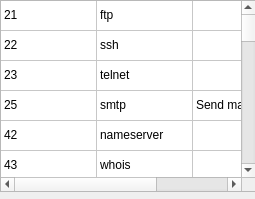
<?xml version="1.0" encoding="UTF-8"?>
<ui version="4.0">
 <class>TCPPortList</class>
 <widget class="QWidget" name="TCPPortList">
  <property name="geometry">
   <rect>
    <x>0</x>
    <y>0</y>
    <width>255</width>
    <height>199</height>
   </rect>
  </property>
  <property name="windowTitle">
   <string>Standard TCP Ports</string>
  </property>
  <widget class="QTableWidget" name="uiTCPPortList">
   <property name="geometry">
    <rect>
     <x>0</x>
     <y>0</y>
     <width>256</width>
     <height>192</height>
    </rect>
   </property>
   <property name="rowCount">
    <number>35</number>
   </property>
   <property name="columnCount">
    <number>3</number>
   </property>
   <attribute name="horizontalHeaderVisible">
    <bool>false</bool>
   </attribute>
   <attribute name="horizontalHeaderDefaultSectionSize">
    <number>96</number>
   </attribute>
   <attribute name="horizontalHeaderHighlightSections">
    <bool>true</bool>
   </attribute>
   <attribute name="verticalHeaderVisible">
    <bool>false</bool>
   </attribute>
   <attribute name="verticalHeaderDefaultSectionSize">
    <number>30</number>
   </attribute>
   <attribute name="verticalHeaderHighlightSections">
    <bool>true</bool>
   </attribute>
   <row/>
   <row/>
   <row/>
   <row/>
   <row/>
   <row/>
   <row/>
   <row/>
   <row/>
   <row/>
   <row/>
   <row/>
   <row/>
   <row/>
   <row/>
   <row/>
   <row/>
   <row/>
   <row/>
   <row/>
   <row/>
   <row/>
   <row/>
   <row/>
   <row/>
   <row/>
   <row/>
   <row/>
   <row/>
   <row/>
   <row/>
   <row/>
   <row/>
   <row/>
   <row/>
   <column/>
   <column/>
   <column/>
   <item row="0" column="0">
    <property name="text">
     <string>21</string>
    </property>
   </item>
   <item row="0" column="1">
    <property name="text">
     <string>ftp</string>
    </property>
   </item>
   <item row="1" column="0">
    <property name="text">
     <string>22</string>
    </property>
   </item>
   <item row="1" column="1">
    <property name="text">
     <string>ssh</string>
    </property>
   </item>
   <item row="2" column="0">
    <property name="text">
     <string>23</string>
    </property>
   </item>
   <item row="2" column="1">
    <property name="text">
     <string>telnet</string>
    </property>
   </item>
   <item row="3" column="0">
    <property name="text">
     <string>25</string>
    </property>
   </item>
   <item row="3" column="1">
    <property name="text">
     <string>smtp</string>
    </property>
   </item>
   <item row="3" column="2">
    <property name="text">
     <string>Send mails</string>
    </property>
   </item>
   <item row="4" column="0">
    <property name="text">
     <string>42</string>
    </property>
   </item>
   <item row="4" column="1">
    <property name="text">
     <string>nameserver</string>
    </property>
   </item>
   <item row="5" column="0">
    <property name="text">
     <string>43</string>
    </property>
   </item>
   <item row="5" column="1">
    <property name="text">
     <string>whois</string>
    </property>
   </item>
   <item row="6" column="0">
    <property name="text">
     <string>53</string>
    </property>
   </item>
   <item row="6" column="1">
    <property name="text">
     <string>dns-zone</string>
    </property>
   </item>
   <item row="7" column="0">
    <property name="text">
     <string>63</string>
    </property>
   </item>
   <item row="7" column="1">
    <property name="text">
     <string>whois++</string>
    </property>
   </item>
   <item row="8" column="0">
    <property name="text">
     <string>70</string>
    </property>
   </item>
   <item row="8" column="1">
    <property name="text">
     <string>gopher</string>
    </property>
   </item>
   <item row="9" column="0">
    <property name="text">
     <string>79</string>
    </property>
   </item>
   <item row="9" column="1">
    <property name="text">
     <string>finger</string>
    </property>
   </item>
   <item row="10" column="0">
    <property name="text">
     <string>80</string>
    </property>
   </item>
   <item row="10" column="1">
    <property name="text">
     <string>http</string>
    </property>
   </item>
   <item row="10" column="2">
    <property name="text">
     <string>Web Server</string>
    </property>
   </item>
   <item row="11" column="0">
    <property name="text">
     <string>109</string>
    </property>
   </item>
   <item row="11" column="1">
    <property name="text">
     <string>pop2</string>
    </property>
   </item>
   <item row="12" column="0">
    <property name="text">
     <string>110</string>
    </property>
   </item>
   <item row="12" column="1">
    <property name="text">
     <string>pop3</string>
    </property>
   </item>
   <item row="13" column="0">
    <property name="text">
     <string>135</string>
    </property>
   </item>
   <item row="13" column="1">
    <property name="text">
     <string>ntrpc/dce</string>
    </property>
   </item>
   <item row="14" column="0">
    <property name="text">
     <string>137</string>
    </property>
   </item>
   <item row="14" column="1">
    <property name="text">
     <string>netbios-ns</string>
    </property>
   </item>
   <item row="15" column="0">
    <property name="text">
     <string>138</string>
    </property>
   </item>
   <item row="15" column="1">
    <property name="text">
     <string>netbios-dgn</string>
    </property>
   </item>
   <item row="16" column="0">
    <property name="text">
     <string>139</string>
    </property>
   </item>
   <item row="16" column="1">
    <property name="text">
     <string>netbios</string>
    </property>
   </item>
   <item row="17" column="0">
    <property name="text">
     <string>143</string>
    </property>
   </item>
   <item row="17" column="1">
    <property name="text">
     <string>imap</string>
    </property>
   </item>
   <item row="18" column="0">
    <property name="text">
     <string>389</string>
    </property>
   </item>
   <item row="18" column="1">
    <property name="text">
     <string>ldap</string>
    </property>
   </item>
   <item row="19" column="0">
    <property name="text">
     <string>386</string>
    </property>
   </item>
   <item row="19" column="1">
    <property name="text">
     <string>netware-ip</string>
    </property>
   </item>
   <item row="20" column="0">
    <property name="text">
     <string>443</string>
    </property>
   </item>
   <item row="20" column="1">
    <property name="text">
     <string>https/ssl</string>
    </property>
   </item>
   <item row="21" column="0">
    <property name="text">
     <string>515</string>
    </property>
   </item>
   <item row="21" column="1">
    <property name="text">
     <string>printer</string>
    </property>
   </item>
   <item row="22" column="0">
    <property name="text">
     <string>1024-1030</string>
    </property>
   </item>
   <item row="22" column="1">
    <property name="text">
     <string>w2k rpc services</string>
    </property>
   </item>
   <item row="23" column="0">
    <property name="text">
     <string>1080</string>
    </property>
   </item>
   <item row="23" column="1">
    <property name="text">
     <string>socks</string>
    </property>
   </item>
   <item row="24" column="0">
    <property name="text">
     <string>1745</string>
    </property>
   </item>
   <item row="24" column="1">
    <property name="text">
     <string>winsock-proxy</string>
    </property>
   </item>
   <item row="25" column="0">
    <property name="text">
     <string>5631</string>
    </property>
   </item>
   <item row="25" column="1">
    <property name="text">
     <string>pcanywhere</string>
    </property>
   </item>
   <item row="25" column="2">
    <property name="text">
     <string>RAT s/w</string>
    </property>
   </item>
   <item row="26" column="0">
    <property name="text">
     <string>5800</string>
    </property>
   </item>
   <item row="26" column="1">
    <property name="text">
     <string>vnc</string>
    </property>
   </item>
   <item row="26" column="2">
    <property name="text">
     <string>RAT s/w</string>
    </property>
   </item>
   <item row="27" column="0">
    <property name="text">
     <string>5900</string>
    </property>
   </item>
   <item row="27" column="1">
    <property name="text">
     <string>vnc-java</string>
    </property>
   </item>
   <item row="28" column="0">
    <property name="text">
     <string>8000</string>
    </property>
   </item>
   <item row="28" column="1">
    <property name="text">
     <string>web</string>
    </property>
   </item>
   <item row="29" column="0">
    <property name="text">
     <string>8001</string>
    </property>
   </item>
   <item row="29" column="1">
    <property name="text">
     <string>web</string>
    </property>
   </item>
   <item row="30" column="0">
    <property name="text">
     <string>8002</string>
    </property>
   </item>
   <item row="30" column="1">
    <property name="text">
     <string>web</string>
    </property>
   </item>
   <item row="31" column="0">
    <property name="text">
     <string>8080</string>
    </property>
   </item>
   <item row="31" column="1">
    <property name="text">
     <string>web</string>
    </property>
   </item>
   <item row="31" column="2">
    <property name="text">
     <string>Web server like Apache or Tomcat</string>
    </property>
   </item>
   <item row="32" column="0">
    <property name="text">
     <string>12345</string>
    </property>
   </item>
   <item row="32" column="1">
    <property name="text">
     <string>netbus</string>
    </property>
   </item>
   <item row="32" column="2">
    <property name="text">
     <string>trojan</string>
    </property>
   </item>
   <item row="33" column="0">
    <property name="text">
     <string>54320</string>
    </property>
   </item>
   <item row="33" column="1">
    <property name="text">
     <string>bo2k</string>
    </property>
   </item>
   <item row="34" column="0">
    <property name="text">
     <string>65301</string>
    </property>
   </item>
   <item row="34" column="1">
    <property name="text">
     <string>pcanywhere-def</string>
    </property>
   </item>
  </widget>
 </widget>
 <resources/>
 <connections/>
</ui>
